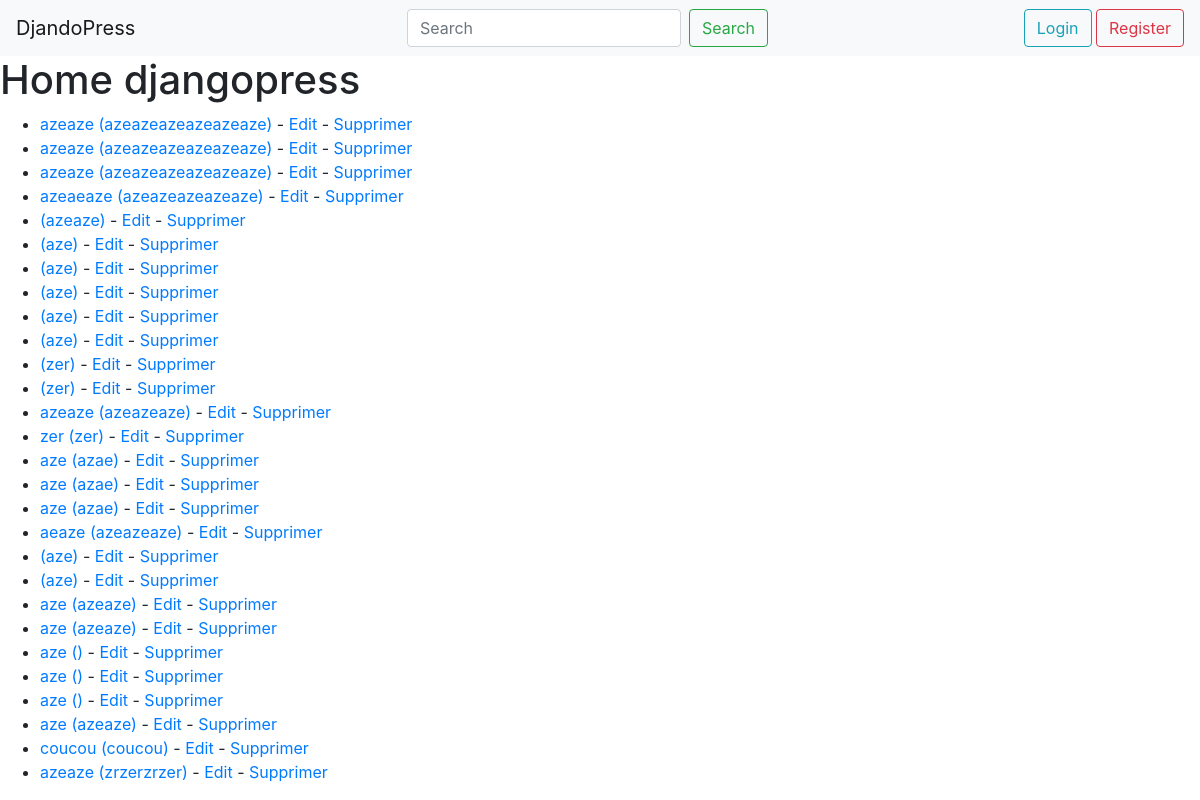
The app's page /fr/, older data.
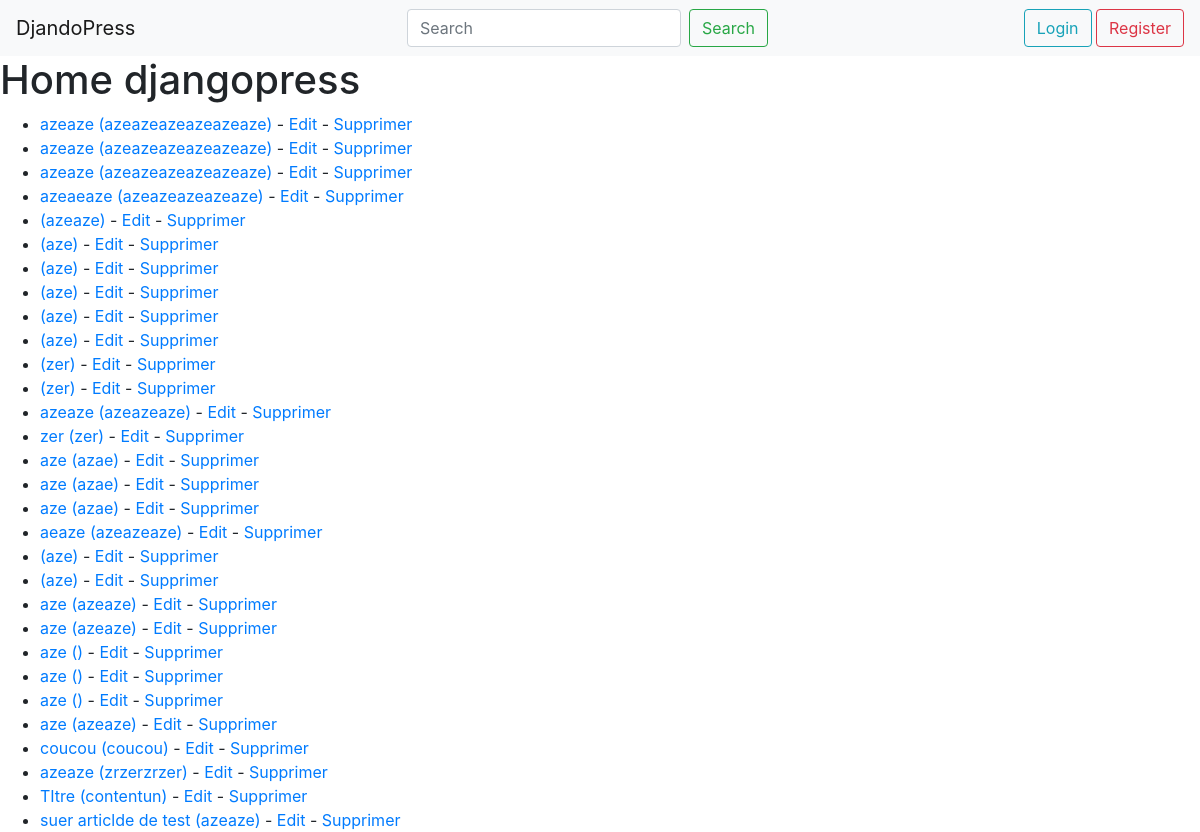
The same page, newer data.
### app/models.py (models this page shows, shortened)
class Article(models.Model):
    title = models.CharField(max_length=200,
                             default=None,
                             blank=True,
                             help_text='Title')
    content = models.TextField(default=None,
                               blank=True,
                               help_text='Content')
    author = models.ForeignKey(User, on_delete=models.CASCADE)
    created_at = models.DateTimeField(auto_now_add=True)
    updated_at = models.DateTimeField(auto_now=True)

### app/views.py (the view)
class IndexView(ListView):
    template_name = 'home.html'
    model = Article
    def get_context_data(self, **kwargs):
        context = super().get_context_data(**kwargs)
        return context

### templates/home.html
{% load i18n %}
{% include 'head.html' %}
    <h1>{% trans 'Home djangopress' %}</h1>
    <ul>
    {% for article in object_list %}
        <li><a href="{% url 'article' pk=article.pk %}">{{ article.title }} ({{ article.content }})</a> - <a href="{% url 'updateArticle' pk=article.pk %}">{% trans 'Edit' %}</a> - <a href="{% url 'deleteArticle' pk=article.pk %}">{% trans 'Delete' %}</a></li>
    {% empty %}
        <li>No article available</li>
    {% endfor %}
    </ul>
</body>
</html>

### templates/head.html (shortened to what this page needs)
{% load static i18n %}
<!DOCTYPE html>
<html lang="en">
<head>
    <link rel="stylesheet" href="https://maxcdn.bootstrapcdn.com/bootstrap/4.0.0/css/bootstrap.min.css">
    <link rel="stylesheet" href="{% static "styles.css" %}">
</head>
<body>
    <nav class="navbar navbar-light bg-light justify-content-between">
        <a class="navbar-brand" href="{% url 'index' %}">DjandoPress</a>
        <form class="form-inline">
            <input class="form-control mr-sm-2" type="search" placeholder="Search" aria-label="Search">
            <button class="btn btn-outline-success my-2 my-sm-0" type="submit">Search</button>
        </form>
        <div>
            {% if user.is_authenticated %}
                <a href="{% url 'logout' %}"><button class="btn btn-outline-info">{% trans 'Logout' %}</button></a>
            {% else %}
                <a href="{% url 'login' %}"><button class="btn btn-outline-info">{% trans 'Login' %}</button></a>
                <a href="{% url 'register' %}"><button class="btn btn-outline-danger">{% trans 'Register' %}</button></a>
            {% endif %}
        </div>
    </nav>

### static/common/styles.css (style rules this page uses)
html, body { height:100%; }

Row changes from the older to the newer data that the page shows:
added Article: title "TItre", content "contentun"
added Article: title "suer articlde de test", content "azeaze"
